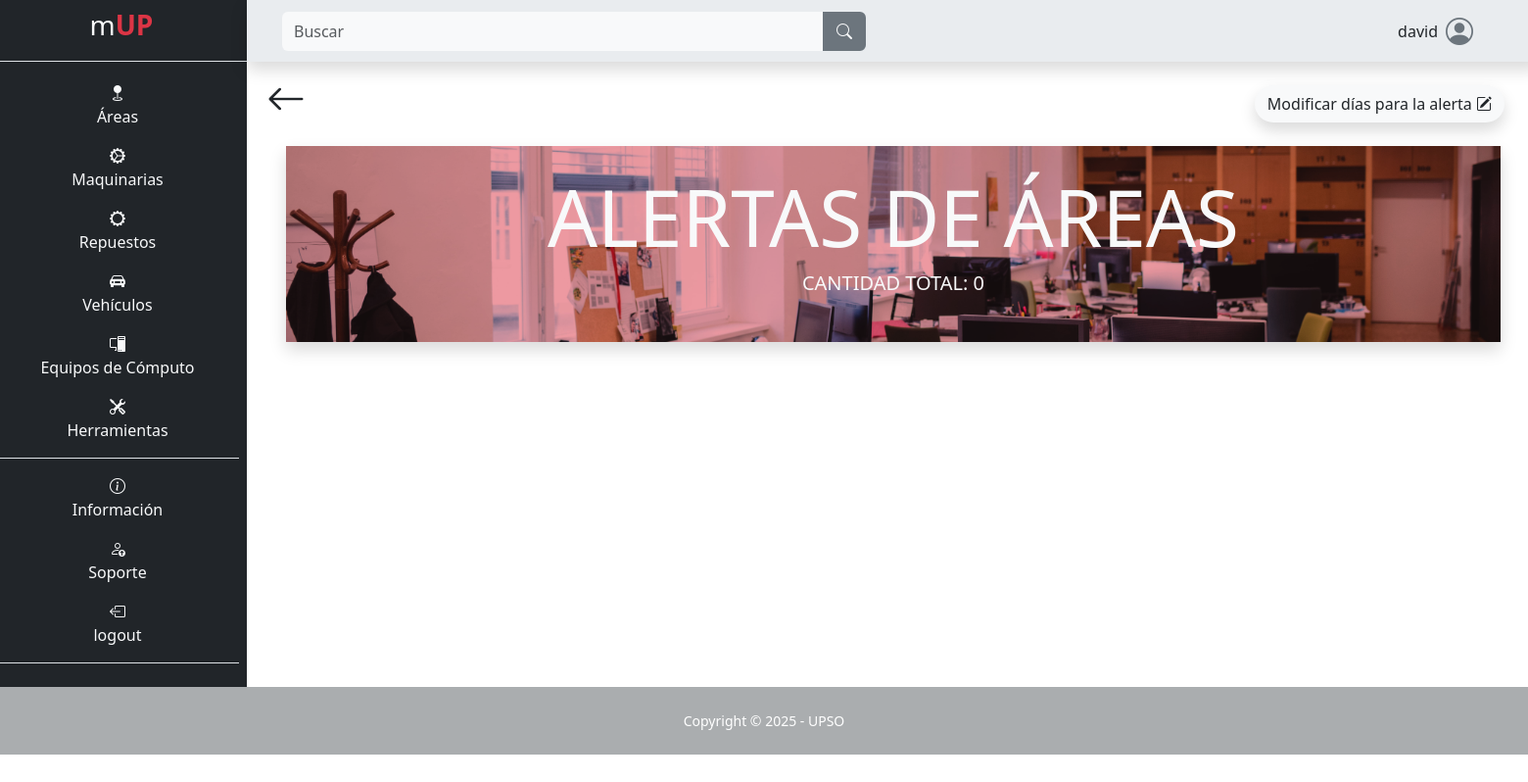
/area/alertas/ (signed in), run on an earlier commit of the app's database.
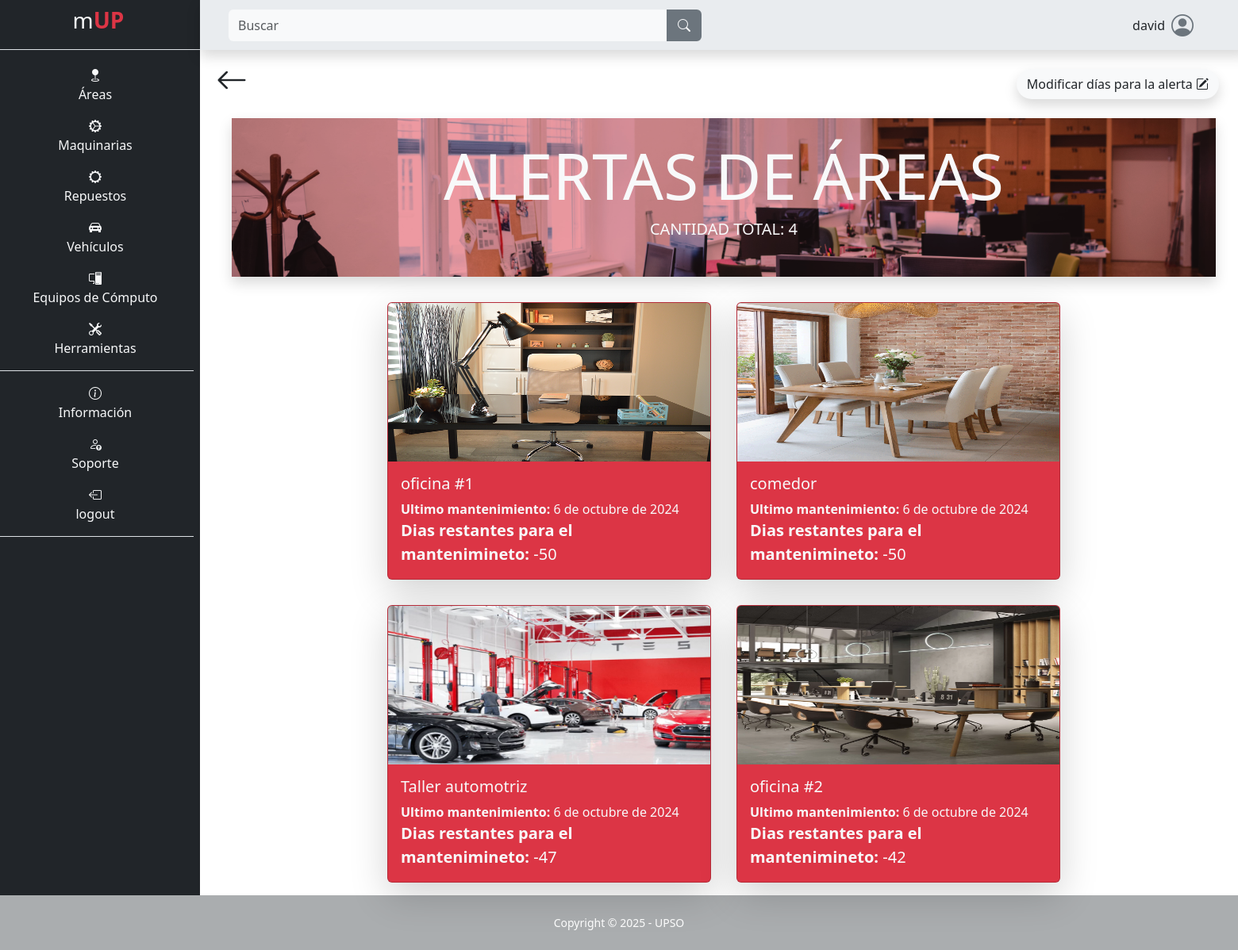
And on a later commit of the database.
### app/mUP_area/models.py (models this page shows, shortened)
class Area(models.Model):
    nombre = models.CharField(max_length=100, null=False, blank=False)
    tamaño = models.CharField(max_length=100, blank=False, null=False)
    encargado = models.CharField(max_length=100, blank=False, null=False)
    teléfono_encargado = models.CharField(max_length=100, blank=False, null=False)
    descripción = models.TextField(max_length=500, null=False, blank=False)
    ubicación = models.CharField(max_length=100, null=False, blank=False)
    capacidad = models.CharField(max_length=100, null=False, blank=False)
    tipo_de_área = models.CharField(max_length=100, null=False, blank=False)
    estado_de_ocupación = models.CharField(max_length=100, null=False, blank=False)
    fecha_ultimo_mantenimiento = models.DateField(default=date.today, blank=False, null=False)
    intervalo_mantenimiento = models.IntegerField(blank=False, null=False)
    imagen = models.ImageField(upload_to="area/imagen", null=False, blank=False)
    class Meta:
        indexes = [
            models.Index(fields=['nombre']),
        ]
    def dias_restantes_mantenimiento(self):
        dias_pasados = (date.today() - self.fecha_ultimo_mantenimiento).days
        dias_restantes = self.intervalo_mantenimiento - dias_pasados
        return dias_restantes

### app/mUP_area/views.py (the view)
# urls.py: path('alertas/', views.alertas, name="area_alertas"),
@login_required
def alertas(request):
    dias_alert = get_object_or_404(DiasParaAlerta, id=1)
    if request.method == 'POST':
        alert_form = DiasParaAlertaForm(request.POST, instance=dias_alert)
        if alert_form.is_valid():
            if alert_form.cleaned_data.get('días') >= 1:
                alert_form.save()
            return redirect('area_alertas')
    else:
        alert_form = DiasParaAlertaForm(instance=dias_alert)
    dias_alerta = dias_alert.días
    alertas = [{'area': area, 'dias_restantes': area.dias_restantes_mantenimiento()} for area in Area.objects.filter(nombre__icontains=request.GET.get('search', '')) if area.dias_restantes_mantenimiento() <= dias_alerta]
    alertas_ordenadas = sorted(alertas, key=lambda x: x['dias_restantes'])
    context = {'alertas': alertas_ordenadas, 'total_alertas': len(alertas_ordenadas), 'alert_form': alert_form}
    return render(request, 'mUP_area/alertas.html', context)

### app/mUP_area/forms.py
class DiasParaAlertaForm(forms.ModelForm):
    class Meta:
        model = DiasParaAlerta
        fields = '__all__'
        widgets = {
            'días': forms.NumberInput(attrs={'class': 'form-control m-2', 'type': 'number', 'placeholder': 'Actualmente'}),
        }

### templates/mUP_area/alertas.html (shortened to what this page needs)
{% extends "layout/base.html" %}
{% block 'content' %}
<div class="container">
    <div class="d-flex p-2 justify-content-between">
        <a class="text-decoration-none text-dark" href="{% url "area" %}">
            <i class="bi bi-arrow-left fs-1"></i>
        </a>
        <span class="p-3">
            <button type="button" class="btn imagen shadow rounded-pill custom" data-bs-toggle="modal" data-bs-target="#exampleModal">
                Modificar días para la alerta <i class="bi bi-pencil-square"></i>
            </button>
        </span>
    </div>
    <div class="container cabecera_area shadow bg-danger bg-opacity-50 p-4 bw-5">
        <h1 class="text-center text-light text-uppercase display-1"><strong> alertas de áreas</strong></h1>
        <h5 class="text-center text-light text-uppercase">Cantidad total: {{ total_alertas }}</h5>
    </div>
    <div class="row mt-3 d-flex justify-content-center align-item-center ps-5 pe-5">
        {% for alerta in alertas %}
        <div class="col-12 col-md-4 p-0 card text-bg-danger carta-home m-3 shadow-lg">
            <a class="text-decoration-none text-light" href="{% url "mantenimientos_area" id=alerta.area.id mant=1 %}">
                <img src="{{ alerta.area.imagen.url }}" class="card-img-top" alt="..." style="max-height: 200px;">
                <div class="card-body">
                    <h5 class="card-title">{{ alerta.area.nombre }}</h5>
                    <p class="card-text m-0"><b>Ultimo mantenimiento:</b> {{ alerta.area.fecha_ultimo_mantenimiento }}</p>
                    <p class="card-text m-0 fs-5"><b>Dias restantes para el mantenimineto:</b> {{ alerta.dias_restantes }}</p>
                </div>
            </a>
        </div>
        {% endfor %}
    </div>
</div>
{% endblock %}

### templates/layout/base.html (shortened to what this page needs)
{% load static %}
<!DOCTYPE html>
<html lang="es">
<head>
    <link rel="stylesheet" href="https://cdn.jsdelivr.net/npm/bootstrap-icons@1.10.3/font/bootstrap-icons.css">
    <link rel="stylesheet" href="{% static "css/bootstrap.css" %}">
    <link rel="stylesheet" href="{% static "css/style.css" %}">
</head>
<body class="" id="page-top">
    <main>
        <div class="row">
            {% if user.is_authenticated %}
            <div class="col-12 col-md-2 m-0 p-0 text-light text-center barra d-none d-md-block">
                <ul class="mt-1">
                    <li class="nav-item text-center fs-3 lista-menu me-4" style="transition: background-color 0.5s ease">
                        <a class="nav-link lista-menu text-decoration-none" href="{% url "index" %}">
                            <span>m</span><span class="text-danger"><b>UP</b></span>
                        </a>
                    </li>
                </ul>
                <ul class="flex-column align-items-stretch p-2 border-top">
                    <li class="nav-item mt-1 pt-2 lista-menu text-center" style="transition: background-color 0.5s ease">
                        <a class="text-light text-decoration-none lista-menu" href="{% url "area" %}"><i class="bi bi-geo-fill"></i><p>Áreas</p></a>
                    </li>
                    <li class="nav-item lista-menu" style="transition: background-color 0.5s ease">
                        <a class="text-light text-decoration-none lista-menu" href="{% url "maquina" %}"><i class="bi bi-gear-wide-connected"></i><p>Maquinarias</p></a>
                    </li>
                    <li class="nav-item lista-menu" style="transition: background-color 0.5s ease">
                        <a class="text-light text-decoration-none lista-menu" href="{% url "repuesto_maquina" %}"><i class="bi bi-gear-wide"></i><p>Repuestos</p></a>
                    </li>
                    <li class="nav-item lista-menu" style="transition: background-color 0.5s ease">
                        <a class="text-light text-decoration-none lista-menu" href="{% url "vehiculo" %}"><i class="bi bi-car-front-fill"></i><p>Vehículos</p></a>
                    </li>
                    <li class="nav-item lista-menu" style="transition: background-color 0.5s ease">
                        <a class="text-light text-decoration-none lista-menu" href="{% url "pc" %}"><i class="bi bi-pc-display"></i><p>Equipos de Cómputo</p></a>
                    </li>
                    <li class="nav-item border-bottom lista-menu" style="transition: background-color 0.5s ease">
                        <a class="text-light text-decoration-none lista-menu" href="{% url "herramienta" %}"><i class="bi bi-tools"></i><p>Herramientas</p></a>
                    </li>
                    <li class="nav-item pt-3 lista-menu" style="transition: background-color 0.5s ease">
                        <a class="text-light text-decoration-none lista-menu" href="{% url "info" %}"><i class="bi bi-info-circle"></i><p>Información</p></a>
                    </li>
                    <li class="nav-item lista-menu" style="transition: background-color 0.5s ease">
                        <a class="text-light text-decoration-none lista-menu" href="{% url "soporte" %}">  <i class="bi bi-person-up"></i><p>Soporte</p></a>
                    </li>
                    {% if user.is_authenticated %}
                        <li class="nav-item lista-menu border-bottom" style="transition: background-color 0.5s ease">
                            <a class="text-light text-decoration-none lista-menu" href="{% url "logout" %}"><i class="bi bi-box-arrow-left"></i><p>logout</p></a>
                        </li>
                    {% else %}
                        <li class="nav-item lista-menu border-bottom" style="transition: background-color 0.5s ease">
                            <a class="text-light text-decoration-none lista-menu" href="{% url "login" %}"><i class="bi bi-box-arrow-right"></i><p>Login</p></a>
                        </li>
                    {% endif %}
                </ul>
            </div>
            {% endif %}
            <div class="col-12 col-md-10 m-0 p-0">
                {% if user.is_authenticated %}
                <nav class="row navbar bg-body-secondary p-2 m-0 shadow sticky-top navbar-expand-lg">
                        <div class="col-12 col-md-6 order-lg-first order-last">
                            <form class="d-flex form-inline mr-auto ml-md-3 my-2 my-md-0 ms-3 me-3 mw-100 navbar-search" role="search" action="" method='GET'>
                                <div class="input-group">
                                    <input class="form-control bg-light border-0 small" id="search-input" name="search" type="search" placeholder="Buscar" aria-label="Search">
                                    <div class="input-group-append">
                                        <button class="btn btn-secondary text-light rounded-0 rounded-end border-2" type="submit">
                                            <i class="bi bi-search"></i>
                                        </button>
                                    </div>
                                </div>
                            </form>
                        </div>
                        <div class="col-12 col-md-6">
                            <div class="me-5 d-flex justify-content-center justify-content-md-end align-items-center">
                                <p class="ms-5 mt-auto mb-auto">{{ user }}</p>
                                <i class="bi bi-person-circle fs-3 ms-2 icono-persona"></i>
                            </div>
                        </div>
                </nav>
                {% endif %}
                {% block 'content' %}{% endblock %}
            </div>
    </main>
    {% if user.is_authenticated %}
    <footer class="footer">
        <div class="small text-center p-4 text-white">Copyright &copy; 2025 - UPSO</div>
    </footer>
    {% endif %}
</body>
</html>

### static/css/style.css (style rules this page uses)
:root { --color-primary: #6c757d; --color-secondary: #212529; --color-tertiary: #f8f9fa; --body: #ffffff; --footer: #aaadaf; }
* { margin: 0; padding: 0; box-sizing: border-box; }
body { background-color: var(--body); }
.barra { background-color: var(--color-secondary); }
ul { list-style-type: none; }
.icono-persona { color: var(--color-primary); }
.cabecera_area { height: 200px; max-width: 1240px; background-image: url("../images/areas_general.jpg"); background-position: center; background-repeat: no-repeat; background-attachment: scroll; background-size: cover; background-blend-mode: multiply; }
.custom { background-color: var(--color-tertiary); }
.footer { background-color: var(--footer); }

What changed in the data, as far as the page shows it:
added Area: area.imagen (picture), area.nombre "oficina #1", area.fecha_ultimo_mantenimiento "6 de octubre de 2024", dias_restantes "-50"
added Area: area.imagen (picture), area.nombre "comedor", area.fecha_ultimo_mantenimiento "6 de octubre de 2024", dias_restantes "-50"
added Area: area.imagen (picture), area.nombre "Taller automotriz", area.fecha_ultimo_mantenimiento "6 de octubre de 2024", dias_restantes "-47"
added Area: area.imagen (picture), area.nombre "oficina #2", area.fecha_ultimo_mantenimiento "6 de octubre de 2024", dias_restantes "-42"
Also different on the page:
{{ total_alertas }}: "0" → "4"
